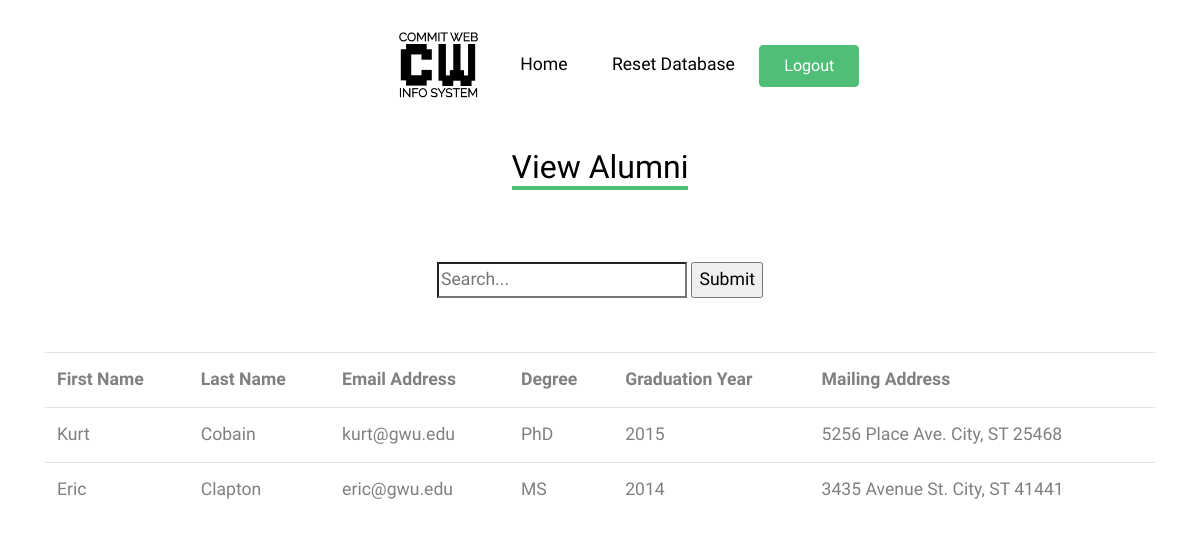
/alumni.php (signed in), run on the app's committed database.
### tables this page shows
create table alumni(
     
    a_id int NOT NULL,  
    fname varchar(20) NOT NULL,
    lname varchar(20) NOT NULL,
    degree varchar(3),
    gpa decimal(3,2),
	email varchar(30),
    gradyear int,
	addr varchar(50) NOT NULL,
    primary key (a_id),
    foreign key (a_id) references users(id)
);

### alumni.php (the view, shortened to what this page needs)
<?php
	require_once('header.php');
    $dbc = mysqli_connect(DB_HOST, DB_USER, DB_PASSWORD, DB_NAME);
?>
<div class="site-section">
    <div class="container">
		<div class="row mb-4 justify-content-center text-center">
          	<div class="col-lg-4 mb-4">
            	<h2 class="section-title-underline mb-4">
              		<span>View Alumni</span>
            	</h2>
          	</div>
        </div>
	<div class="row mb-4 justify-content-center text-center">
	<form>
	<input type="search" name="search" placeholder="Search..."/>
	<input type="submit" />
	</form>
	</div>
<br>
<table class="table">
<tr><th>First Name</th><th>Last Name</th><th>Email Address</th><th>Degree</th><th>Graduation Year</th><th>Mailing Address</th></tr>
<?php
    if(isset($_GET['search'])) {
        $search1 = mysqli_query($dbc, "select * from alumni where (gradyear like '%{$_GET['search']}%' or degree like '%{$_GET['search']}%')");
    }
    else{
        $search1 = mysqli_query($dbc, "select * from alumni");
    }
    while ($search = mysqli_fetch_array($search1)) {
        echo '<tr><td>'.$search['fname'].'</td><td>'.$search['lname'].'</td><td>'.$search['email'].'</td><td>'.$search['degree'].'</td><td>'.$search['gradyear'].'</td><td>'.$search['addr'].'</td></tr>';
    }
?>
</table>

### css/style.css (style rules this page uses)
body { line-height: 1.7; color: gray; font-weight: 300; font-size: 1.1rem; }
h1, h2, h3, h4, h5, .h1, .h2, .h3, .h4, .h5 { font-family: "Muli", -apple-system, BlinkMacSystemFont, "Segoe UI", Roboto, "Helvetica Neue", Arial, sans-serif, "Apple Color Emoji", "Segoe UI Emoji", "Segoe UI Symbol", "Noto Color Emoji"; }
.site-section { padding: 2.5em 0; }
@media (min-width: 768px) { .site-section { padding: 5em 0; } }
.section-title-underline { color: #000; }
.section-title-underline span { display: inline-block; border-bottom: 4px solid #51be78; }

### data on the page
alumni: fname "Kurt", lname "Cobain", email "kurt@gwu.edu", degree "PhD", gradyear "2015", addr "5256 Place Ave. City, ST 25468"
alumni: fname "Eric", lname "Clapton", email "eric@gwu.edu", degree "MS", gradyear "2014", addr "3435 Avenue St. City, ST 41441"
